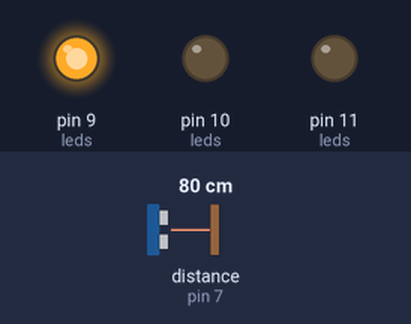
Bench run of a sketch on a simulated Arduino Uno, built with avr-gcc and run on an emulated ATmega328P. On the bench: output pins drawn as LEDs (lit = HIGH). The inputs (shaded band) are chosen by the test bench; at power-on: distance to the obstacle (sensor on pin 7) 80 cm. The echo pulse lasts 58.3 µs per cm.

Above: at 1.2 s.
1.3 s: distance to the obstacle (sensor on pin 7) set to 120 cm
3.0 s: distance to the obstacle (sensor on pin 7) set to 131 cm
At 4.3 s:
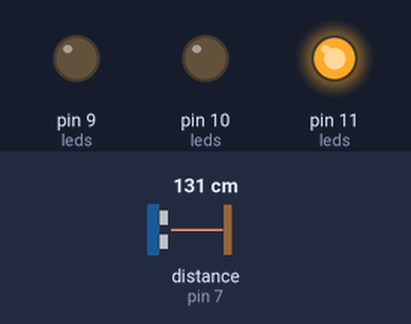
4.6 s: distance to the obstacle (sensor on pin 7) set to 2 cm
At 7.2 s:
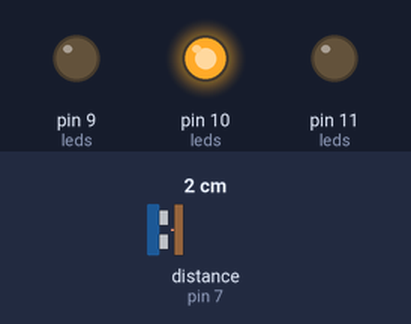
7.6 s: distance to the obstacle (sensor on pin 7) set to 250 cm
At 9.1 s:
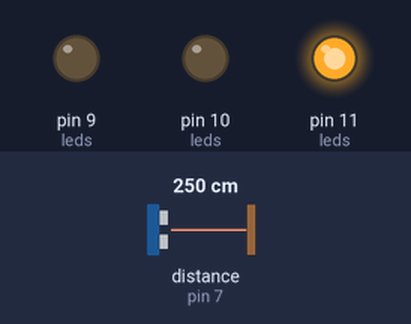
Timing chart, 0 to 10.1 s (numbered marks = the images above; inputs shaded):
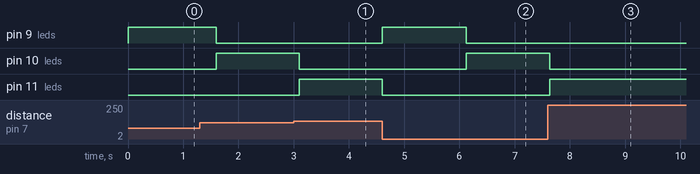

Measured:
- the behaviour switches between 125 and 126 cm on distance to the obstacle (sensor on pin 7) (found by bisection; images 0 and 1)
- after the input at 3.0 s, pin 10 (leds): HIGH → LOW after 0.10 s; pin 11 (leds): LOW → HIGH after 0.10 s
- after the input at 4.6 s, pin 9 (leds): LOW → HIGH at once, → LOW 1.5 s later; pin 10 (leds): LOW → HIGH after 1.5 s; pin 11 (leds): HIGH → LOW at once
- after the input at 7.6 s, pin 10 (leds): HIGH → LOW at once; pin 11 (leds): LOW → HIGH at once

The sketch:

Proximity.ino
```cpp
#include <elapsedMillis.h>
#include <NewPing.h>

const int YELLOW = 9;
const int GREEN = 10;
const int RED = 11;
const int MAX_DISTANCE = 125; // in centimeters
const int NEAR_ENOUGH_MILLIS = 1500; // One and a half seconds
const int TRIGGER = 3;
const int ECHO = 7;

elapsedMillis someoneNearTime;
NewPing sensor(TRIGGER, ECHO, MAX_DISTANCE);

const int leds[] = {RED, YELLOW, GREEN};
const int nLeds = sizeof(leds)/sizeof(leds[0]);

typedef struct proximity {
  int led;
  struct proximity (*callback) (int);
} Proximity;

Proximity noOneNearCallback(int distance);
Proximity mayBeNearCallback(int distance);
Proximity isNearCallback(int distance);

const Proximity noOneNear = {
  RED,
  noOneNearCallback
};

const Proximity mayBeNear = {
  YELLOW,
  mayBeNearCallback
};

const Proximity isNear = {
  GREEN,
  isNearCallback
};

Proximity proximity;

void setup() {
  int i;
  Serial.begin(9600);

  for (i = 0; i < nLeds; i++) {
    pinMode(leds[i], OUTPUT);
    digitalWrite(leds[i], LOW);
  }

  proximity = noOneNear;
  digitalWrite(proximity.led, HIGH);
}

void loop() {
  int distance = sensor.ping_cm();
  int prevLed = proximity.led;
  proximity = proximity.callback(distance);

  if (prevLed != proximity.led) {
    digitalWrite(prevLed, LOW);
    digitalWrite(proximity.led, HIGH);
  }

  delay(100);
}


Proximity noOneNearCallback(int distance) {
  if (distance) {
    someoneNearTime = 0;
    return mayBeNear;
  }
  else {
    return noOneNear;
  }
}

Proximity mayBeNearCallback(int distance) {
  if (distance && hasBeenNearEnough())
    return isNear;
  else if (distance)
    return mayBeNear;
  else
    return noOneNear;
}

Proximity isNearCallback(int distance) {
  if (distance)
    return isNear;
  else
    return noOneNear;
}

boolean hasBeenNearEnough() {
  return someoneNearTime > NEAR_ENOUGH_MILLIS;
}
```
